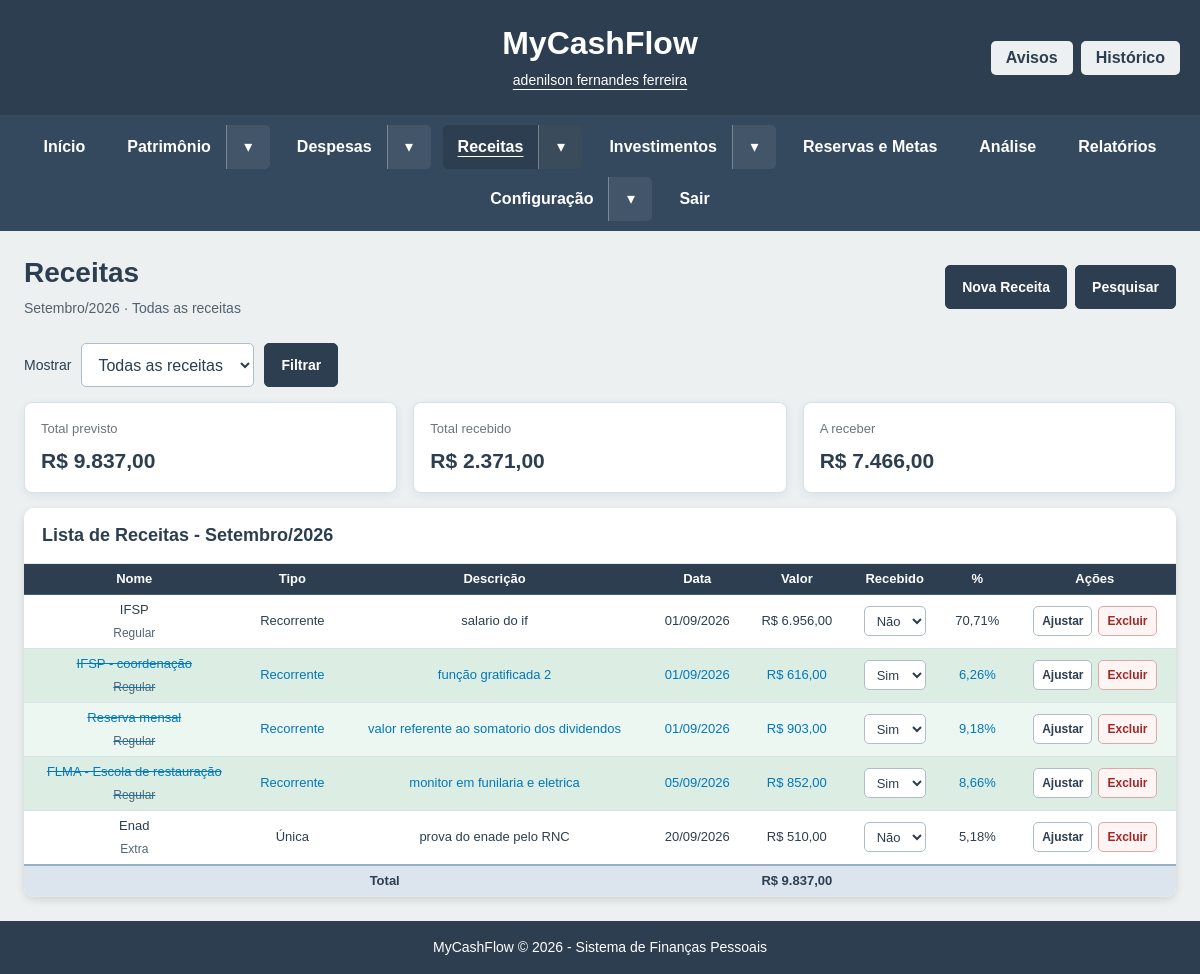
The page /views/rendas.php (signed in) on the database its author committed.
### tables this page shows
CREATE TABLE `rendas` (
  `id` int(11) NOT NULL,
  `nome` varchar(100) NOT NULL,
  `descricao` text DEFAULT NULL,
  `data` date NOT NULL,
  `valor` decimal(10,2) NOT NULL,
  `tipo` enum('unica','parcelada','recorrente') NOT NULL DEFAULT 'unica',
  `grupo_recorrencia` varchar(50) DEFAULT NULL,
  `parcela_atual` int(11) DEFAULT NULL,
  `total_parcelas` int(11) DEFAULT NULL,
  `recebido` tinyint(1) NOT NULL DEFAULT 0,
  `porcentagem` decimal(5,2) NOT NULL DEFAULT 0.00,
  `criado_em` timestamp NOT NULL DEFAULT current_timestamp(),
  `classificacao` enum('regular','extra') NOT NULL DEFAULT 'regular',
  `usuario_id` int(11) NOT NULL
);

### views/rendas.php (the view, shortened to what this page needs)
<?php
require_once __DIR__ . '/../config.php';
$filtroClassificacao = in_array($_GET['classificacao'] ?? '', ['regular', 'extra'], true)
    ? $_GET['classificacao'] : '';
$rotulosClassificacao = ['' => 'Todas as receitas', 'regular' => 'Rendas regulares', 'extra' => 'Rendas extras'];
$mes = isset($_GET['mes']) ? (int)$_GET['mes'] : (int)date("n");
$ano = isset($_GET['ano']) ? (int)$_GET['ano'] : (int)date("Y");
$sql = "
    SELECT
        id,
        nome,
        descricao,
        data,
        valor,
        tipo,
        grupo_recorrencia,
        parcela_atual,
        total_parcelas,
        recebido,
        porcentagem,
        classificacao
    FROM (SELECT * FROM rendas WHERE usuario_id = @mcf_usuario_id) AS rendas
    WHERE MONTH(data) = ?
    AND YEAR(data) = ?
    ORDER BY data ASC, id ASC
";
$stmt = $conn->prepare($sql);
$stmt->bind_param("ii", $mes, $ano);
$stmt->execute();
$result = $stmt->get_result();
$rendas = [];
$total = 0;
$totalRecebido = 0;
while ($row = $result->fetch_assoc()) {
    $rendas[] = $row;
    $total += (float)$row['valor'];
    if ((int)$row['recebido'] === 1) {
        $totalRecebido += (float)$row['valor'];
    }
}
$totalAReceber = $total - $totalRecebido;
$meses = [
    "Janeiro",
    "Fevereiro",
    "Março",
    "Abril",
    "Maio",
    "Junho",
    "Julho",
    "Agosto",
    "Setembro",
    "Outubro",
    "Novembro",
    "Dezembro"
];
?>
<!DOCTYPE html>
<html lang="pt-br">
<head>
    <link rel="stylesheet" href="../assets/css/style-rendas.css?v=<?= filemtime(__DIR__ . "/../assets/css/style-rendas.css") ?>">
</head>
<body>
<?php include("../includes/header.php"); ?>
<?php include("../includes/menu.php"); ?>
<main class="rendas-layout">
    <div class="cabecalho-rendas">
        <div>
            <h1 class="mcf-page-title">Receitas</h1>
            <p><?= htmlspecialchars($meses[$mes - 1]) ?>/<?= $ano ?> · <?= $rotulosClassificacao[$filtroClassificacao] ?></p>
        </div>
        <div class="acoes-rendas">
            <button type="button" class="btn-padrao" data-modal="modalNovaRenda">
                Nova Receita
            </button>
            <button type="button" class="btn-padrao" data-modal="modalPesquisa">
                Pesquisar
            </button>
        </div>
    </div>
    <form method="GET" class="filtro-classificacao">
        <label for="filtro-classificacao">Mostrar</label>
        <select id="filtro-classificacao" name="classificacao">
            <?php foreach ($rotulosClassificacao as $chave => $rotulo): ?>
            <option value="<?= $chave ?>" <?= $filtroClassificacao === $chave ? 'selected' : '' ?>><?= $rotulo ?></option>
            <?php endforeach; ?>
        </select>
        <button type="submit" class="btn-padrao">Filtrar</button>
    </form>
    <div class="resumo-rendas">
        <div class="card-resumo">
            <span>Total previsto</span>
            <strong>
                R$ <?= number_format($total, 2, ',', '.') ?>
            </strong>
        </div>
        <div class="card-resumo">
            <span>Total recebido</span>
            <strong>
                R$ <?= number_format($totalRecebido, 2, ',', '.') ?>
            </strong>
        </div>
        <div class="card-resumo">
            <span>A receber</span>
            <strong>
                R$ <?= number_format($totalAReceber, 2, ',', '.') ?>
            </strong>
        </div>
    </div>
    <div class="card-lista-renda">
        <div class="titulo-tabela">
            <h2>
                Lista de Receitas - <?= htmlspecialchars($meses[$mes - 1]) ?>/<?= $ano ?>
            </h2>
        </div>
        <div class="tabela-wrapper">
            <table class="tabela-rendas">
                <thead>
                    <tr>
                        <th>Nome</th>
                        <th>Tipo</th>
                        <th>Descrição</th>
                        <th>Data</th>
                        <th>Valor</th>
                        <th>Recebido</th>
                        <th>%</th>
                        <th>Ações</th>
                    </tr>
                </thead>
                <tbody>
                <?php if (empty($rendas)) { ?>
                    <tr>
                        <td colspan="8" class="sem-registros">
                            Nenhuma receita encontrada neste período.
                        </td>
                    </tr>
                <?php } else { ?>
                    <?php foreach ($rendas as $r) {
                        $temSerie = in_array($r['tipo'], ['parcelada', 'recorrente'], true);
                        $rotuloTipo = $r['tipo'] === 'recorrente' ? 'Recorrente' : 'Única';
                    ?>
                        <tr class="<?= $r['recebido'] ? 'linha-recebida' : 'linha-nao-recebida' ?>">
                            <td>
                                <?= htmlspecialchars($r['nome']) ?>
                                <span class="renda-classificacao"><?= $r['classificacao'] === 'extra' ? 'Extra' : 'Regular' ?></span>
                            </td>
                            <td><?= htmlspecialchars($rotuloTipo) ?></td>
                            <td>
                                <?= htmlspecialchars($r['descricao']) ?>
                            </td>
                            <td>
                                <?= date("d/m/Y", strtotime($r['data'])) ?>
                            </td>
                            <td>
                                R$ <?= number_format($r['valor'], 2, ',', '.') ?>
                            </td>
                            <td>
                                <form method="POST" class="form-status">
                                    <select
                                        name="recebido"
                                        onchange="this.form.submit()"
                                    >
                                        <option
                                            value="0"
                                            <?= !$r['recebido'] ? 'selected' : '' ?>
                                        >
                                            Não
                                        </option>
                                        <option
                                            value="1"
                                            <?= $r['recebido'] ? 'selected' : '' ?>
                                        >
                                            Sim
                                        </option>
                                    </select>
                                <?= mcfCsrfField() ?></form>
                            </td>
                            <td>
                                <?= $total > 0
                                    ? number_format(
                                        ((float)$r['valor'] / $total) * 100,
                                        2,
                                        ',',
                                        '.'
                                    )
                                    : '0,00'
                                ?>%
                            </td>
                            <td>
                                <div class="acoes-linha">
                                    <button
                                        type="button"
                                        class="btn-acao btn-ajustar"
                                        data-serie="<?= $temSerie ? '1' : '0' ?>"
                                        data-id="<?= (int)$r['id'] ?>"
                                        data-nome="<?= htmlspecialchars($r['nome'], ENT_QUOTES) ?>"
                                        data-valor="<?= number_format($r['valor'], 2, '.', '') ?>" data-classificacao="<?= htmlspecialchars($r['classificacao'], ENT_QUOTES) ?>"
                                    >
                                        Ajustar
                                    </button>
                                    <button type="button" class="btn-acao btn-excluir"
                                        data-excluir data-id="<?= (int)$r['id'] ?>"
                                        data-nome="<?= htmlspecialchars($r['nome'], ENT_QUOTES) ?>"
                                        data-serie="<?= $temSerie ? '1' : '0' ?>">
                                        Excluir
                                    </button>
                                </div>
                            </td>
                        </tr>
                    <?php } ?>
                <?php } ?>
                </tbody>
                <tfoot>
                    <tr>
                        <td colspan="4">
                            Total
                        </td>
                        <td>
                            R$ <?= number_format($total, 2, ',', '.') ?>
                        </td>
                        <td colspan="3"></td>
                    </tr>
                </tfoot>
            </table>
        </div>
    </div>
</main>
<?php include("../includes/footer.php"); ?>
</body>
</html>

### assets/css/style-rendas.css (style rules this page uses)
body { margin: 0; font-family: Arial, sans-serif; background-color: #ECF0F1; min-height: 100vh; display: flex; flex-direction: column; }
.rendas-layout { flex: 1; width: 100%; max-width: 1400px; margin: 0 auto; padding: 20px; box-sizing: border-box; }
.cabecalho-rendas { display: flex; align-items: center; justify-content: space-between; gap: 15px; margin-bottom: 15px; }
.cabecalho-rendas h1 { margin: 0; color: #2C3E50; font-size: 26px; }
.cabecalho-rendas p { margin: 5px 0 0; color: #6C757D; font-size: 14px; }
.acoes-rendas { display: flex; gap: 10px; flex-wrap: wrap; }
.btn-padrao, .btn-acao { border: none; border-radius: 6px; cursor: pointer; font-weight: bold; font-size: 14px; transition: 0.2s ease; }
.btn-padrao { padding: 10px 16px; background: #2C3E50; color: white; }
.resumo-rendas { display: grid; grid-template-columns: repeat(3, minmax(0, 1fr)); gap: 15px; margin-bottom: 15px; }
.card-resumo { background: white; padding: 16px; border-radius: 10px; box-shadow: 0 3px 8px rgba(0,0,0,0.12); display: flex; flex-direction: column; gap: 6px; }
.card-resumo span { font-size: 13px; color: #6C757D; }
.card-resumo strong { font-size: 21px; color: #2C3E50; }
.card-lista-renda { background: white; border-radius: 10px; box-shadow: 0 3px 8px rgba(0,0,0,0.12); overflow: hidden; }
.titulo-tabela { padding: 15px 18px; border-bottom: 1px solid #E5E7EB; }
.titulo-tabela h2 { margin: 0; font-size: 18px; color: #2C3E50; }
.tabela-wrapper { width: 100%; overflow-x: auto; }
.tabela-rendas { width: 100%; border-collapse: collapse; min-width: 900px; }
.tabela-rendas th, .tabela-rendas td { padding: 11px 10px; text-align: center; border-bottom: 1px solid #E5E7EB; font-size: 14px; vertical-align: middle; }
.tabela-rendas th { background: #2C3E50; color: white; font-weight: bold; white-space: nowrap; }
.tabela-rendas tr.linha-recebida { background: #EAF7F8; color: #0277BD; }
.tabela-rendas tr.linha-recebida td:first-child { text-decoration: line-through; }
.tabela-rendas tr.linha-nao-recebida { background: white; color: #2C3E50; }
.tabela-rendas tfoot td { font-weight: bold; background: #F4F4F4; }
.form-status { display: inline-block; margin: 0; }
.form-status select { padding: 6px 8px; border: 1px solid #CDD3D8; border-radius: 5px; background: white; font-size: 13px; }
.acoes-linha { display: flex; justify-content: center; align-items: center; gap: 6px; white-space: nowrap; }
.btn-acao { padding: 7px 10px; }
.btn-ajustar { background: #2C3E50; color: white; }
.btn-excluir { background: #C0392B; color: white; }
.filtro-classificacao { display: flex; flex-wrap: wrap; align-items: center; gap: 10px; margin-bottom: 15px; color: #2C3E50; }
.filtro-classificacao select { padding: 10px; max-width: 100%; border: 1px solid #CDD3D8; border-radius: 6px; background: white; font: inherit; }
.renda-classificacao { display: block; margin-top: 5px; font-size: 12px; color: #526577; }

### assets/css/style.css (style rules this page uses)
body { margin: 0; font-family: Arial, sans-serif; background-color: #ECF0F1; min-height: 100vh; display: flex; flex-direction: column; }

### rows shown on the page
rendas: nome "IFSP", classificacao "Regular", tipo "Recorrente", descricao "salario do if", data "01/09/2026", valor "6.956,00", recebido "Não", ((float)$r['valor']/$total)*100 "70,71"
rendas: nome "IFSP - coordenação", classificacao "Regular", tipo "Recorrente", descricao "função gratificada 2", data "01/09/2026", valor "616,00", recebido "Sim", ((float)$r['valor']/$total)*100 "6,26"
rendas: nome "Reserva mensal", classificacao "Regular", tipo "Recorrente", descricao "valor referente ao somatorio dos dividendos", data "01/09/2026", valor "903,00", recebido "Sim", ((float)$r['valor']/$total)*100 "9,18"
rendas: nome "FLMA - Escola de restauração", classificacao "Regular", tipo "Recorrente", descricao "monitor em funilaria e eletrica", data "05/09/2026", valor "852,00", recebido "Sim", ((float)$r['valor']/$total)*100 "8,66"
rendas: nome "Enad", classificacao "Extra", tipo "Única", descricao "prova do enade pelo RNC", data "20/09/2026", valor "510,00", recebido "Não", ((float)$r['valor']/$total)*100 "5,18"

### other values the page prints
mcfRotuloUsuario() "adenilson fernandes ferreira"
$menuEscape($menuRotulo) "Início"
$menuEscape($menuRotulo) "Patrimônio"
$menuEscape($menuRotulo) "Despesas"
$menuEscape($menuRotulo) "Receitas"
$menuEscape($menuRotulo) "Investimentos"
$menuEscape($menuRotulo) "Reservas e Metas"
$menuEscape($menuRotulo) "Análise"
$menuEscape($menuRotulo) "Relatórios"
$menuEscape($menuRotulo) "Configuração"
$menuEscape($menuRotulo) "Sair"
$meses[$mes - 1] "Setembro"
$ano "2026"
$rotulosClassificacao[$filtroClassificacao] "Todas as receitas"
$total "9.837,00"
